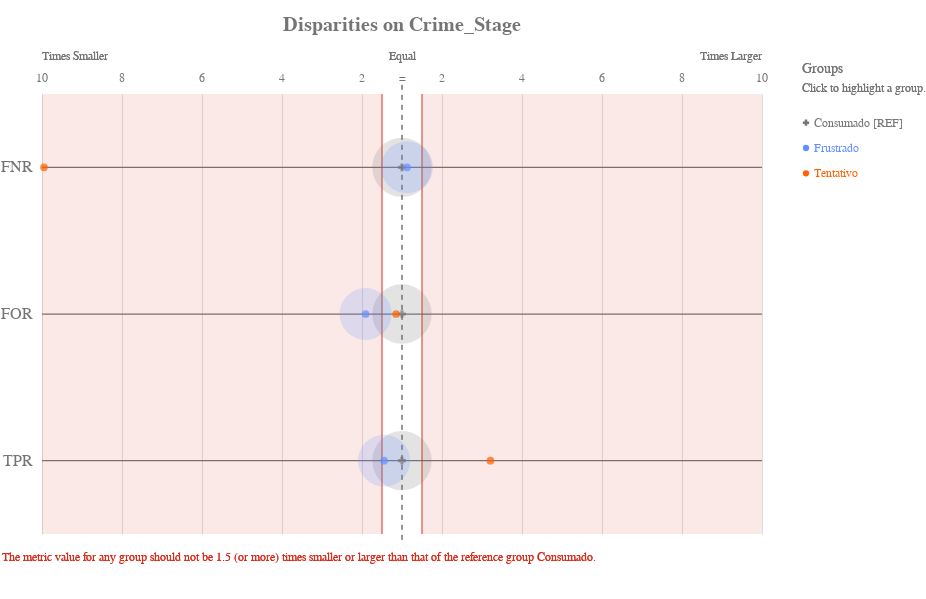

The notebook cell this image was saved under:
### Code cell
ap.disparity(grupo_definido, metrics, 'crime_stage', fairness_threshold = disparity_tolerance)

### Figure 1 — Vega-Lite specification as saved in the notebook (floating-point values rounded to 4 significant figures)
{"config": {"view": {"continuousWidth": 400, "continuousHeight": 300, "strokeWidth": 0}, "axisLeft": {"labelColor": "rgb(117,117,117)", "labelFont": "Arial", "labelFontSize": 16}, "title": {"align": "center", "baseline": "middle", "color": "rgb(117,117,117)", "font": "Arial", "fontSize": 20, "fontWeight": "bold"}}, "layer": [{"data": {"name": "data-4fe947e9bac16801741a7cd89bea1442"}, "mark": {"type": "rule", "stroke": "rgb(117,117,117)", "strokeWidth": 1.25, "tooltip": ""}, "encoding": {"x": {"type": "quantitative", "field": "x", "scale": {"domain": [-9, 9], "range": [40.0, 760.0]}}, "x2": {"field": "x2"}, "y": {"type": "nominal", "axis": {"domain": false, "labelAngle": 0, "labelPadding": -30, "orient": "left", "ticks": false, "title": ""}, "field": "metric", "scale": {"domain": ["FNR", "FOR", "TPR"], "range": [55.0, 495.0]}}}}, {"data": {"name": "data-79dd248bdaa0ea02c535240e8ad022c8"}, "mark": {"type": "rule", "stroke": "rgb(117,117,117)", "strokeDash": [5, 5], "strokeWidth": 1}, "encoding": {"tooltip": {"value": "Consumado [REF]"}, "x": {"value": 400.0}, "y": {"value": 45.83}, "y2": {"value": 504.2}}}, {"data": {"name": "data-15c462dbf0348bf03331943fd94093e5"}, "mark": {"type": "text", "align": "center", "color": "rgb(117,117,117)", "font": "Arial", "fontSize": 12, "fontWeight": "normal", "tooltip": ""}, "encoding": {"text": {"type": "nominal", "field": "label"}, "x": {"type": "quantitative", "field": "value", "scale": {"domain": [-9, 9], "range": [40.0, 760.0]}}, "y": {"value": 38.5}}}, {"layer": [{"mark": {"type": "text", "align": "left", "fill": "rgb(117,117,117)", "font": "Arial", "fontSize": 12, "fontWeight": "normal", "tooltip": ""}, "encoding": {"text": {"value": "Times Smaller"}, "x": {"value": 40.0}, "y": {"value": 16.5}}}, {"mark": {"type": "text", "align": "right", "fill": "rgb(117,117,117)", "font": "Arial", "fontSize": 12, "fontWeight": "normal", "tooltip": ""}, "encoding": {"text": {"value": "Times Larger"}, "x": {"value": 760.0}, "y": {"value": 16.5}}}, {"mark": {"type": "text", "align": "center", "fill": "rgb(117,117,117)", "font": "Arial", "fontSize": 12, "fontWeight": "normal", "tooltip": ""}, "encoding": {"text": {"value": "Equal"}, "x": {"value": 400.0}, "y": {"value": 16.5}}}], "data": {"name": "data-79dd248bdaa0ea02c535240e8ad022c8"}}, {"layer": [{"mark": {"type": "rule", "opacity": 0.8, "stroke": "rgb(217, 46, 28)", "strokeWidth": 1.25, "tooltip": ""}, "encoding": {"x": {"type": "quantitative", "field": "min", "scale": {"domain": [-9, 9], "range": [40.0, 760.0]}}, "y": {"value": 55.0}, "y2": {"value": 495.0}}}, {"mark": {"type": "rule", "opacity": 0.8, "stroke": "rgb(217, 46, 28)", "strokeWidth": 1.25, "tooltip": ""}, "encoding": {"x": {"type": "quantitative", "field": "max", "scale": {"domain": [-9, 9], "range": [40.0, 760.0]}}, "y": {"value": 55.0}, "y2": {"value": 495.0}}}, {"layer": [{"mark": {"type": "rect", "fill": "rgb(217, 46, 28)", "opacity": 0.1, "tooltip": ""}, "encoding": {"x": {"type": "quantitative", "field": "min", "scale": {"domain": [-9, 9], "range": [40.0, 760.0]}}, "x2": {"field": "lower_end"}, "y": {"value": 55.0}, "y2": {"value": 495.0}}}, {"mark": {"type": "rect", "fill": "rgb(217, 46, 28)", "opacity": 0.1, "tooltip": ""}, "encoding": {"x": {"type": "quantitative", "field": "max", "scale": {"domain": [-9, 9], "range": [40.0, 760.0]}}, "x2": {"field": "upper_end"}, "y": {"value": 55.0}, "y2": {"value": 495.0}}}]}, {"data": {"name": "data-79dd248bdaa0ea02c535240e8ad022c8"}, "mark": {"type": "text", "align": "left", "baseline": "top", "fill": "rgb(217, 46, 28)", "font": "Arial", "fontSize": 12, "fontWeight": "normal", "tooltip": ""}, "encoding": {"text": {"value": "The metric value for any group should not be 1.5 (or more) times smaller or larger than that of the reference group Consumado."}, "x": {"value": 0}, "y": {"value": 513.3}}}], "data": {"name": "data-015776ffde1095c1e653263e46837591"}}, {"layer": [{"mark": "circle"}, {"data": {"name": "data-b3b6840bae5289345e17e49d3d15d6c7"}, "mark": {"type": "circle", "opacity": 0.2}, "encoding": {"color": {"condition": {"type": "nominal", "field": "attribute_value", "legend": null, "scale": {"domain": ["Consumado", "Frustrado", "Tentativo"], "range": ["rgb(117,117,117)", "rgb(100, 143, 255)", "rgb(254, 97, 0)", "rgb(220, 38, 127)", "rgb(255, 176, 0)", "rgb(120, 94, 240)"]}, "selection": "selector049"}, "value": "rgb(224,224,224)"}, "size": {"type": "quantitative", "field": "group_size", "legend": null, "scale": {"domain": [0, 8122.0], "range": [0, 4224.0]}}, "tooltip": [{"type": "nominal", "field": "attribute_value", "title": "Group"}, {"type": "nominal", "field": "tooltip_group_size", "title": "Group Size"}, {"type": "nominal", "field": "tooltip_disparity_explanation_fnr", "title": "Disparity"}, {"type": "quantitative", "field": "fnr", "format": ".2f", "title": "FNR"}], "x": {"type": "quantitative", "axis": {"domain": false, "labels": false, "ticks": false, "title": null, "values": [1, 3, 5, 7, 9, -9, -7, -5, -3, -1]}, "field": "fnr_disparity_scaled", "scale": {"domain": [-9, 9], "range": [40.0, 760.0]}}, "y": {"type": "nominal", "axis": {"domain": false, "grid": false, "labels": false, "ticks": false, "title": " "}, "field": "metric_variable", "scale": {"domain": ["FNR", "FOR", "TPR"], "range": [55.0, 495.0]}}}, "selection": {"selector051": {"type": "multi", "empty": "all", "fields": ["attribute_value"]}}, "transform": [{"calculate": "'FNR'", "as": "metric_variable"}]}, {"data": {"name": "data-b3b6840bae5289345e17e49d3d15d6c7"}, "mark": {"type": "circle", "opacity": 0.2}, "encoding": {"color": {"condition": {"type": "nominal", "field": "attribute_value", "legend": null, "scale": {"domain": ["Consumado", "Frustrado", "Tentativo"], "range": ["rgb(117,117,117)", "rgb(100, 143, 255)", "rgb(254, 97, 0)", "rgb(220, 38, 127)", "rgb(255, 176, 0)", "rgb(120, 94, 240)"]}, "selection": "selector049"}, "value": "rgb(224,224,224)"}, "size": {"type": "quantitative", "field": "group_size", "legend": null, "scale": {"domain": [0, 8122.0], "range": [0, 4224.0]}}, "tooltip": [{"type": "nominal", "field": "attribute_value", "title": "Group"}, {"type": "nominal", "field": "tooltip_group_size", "title": "Group Size"}, {"type": "nominal", "field": "tooltip_disparity_explanation_for", "title": "Disparity"}, {"type": "quantitative", "field": "for", "format": ".2f", "title": "FOR"}], "x": {"type": "quantitative", "axis": {"domain": false, "labels": false, "ticks": false, "title": null, "values": [1, 3, 5, 7, 9, -9, -7, -5, -3, -1]}, "field": "for_disparity_scaled", "scale": {"domain": [-9, 9], "range": [40.0, 760.0]}}, "y": {"type": "nominal", "axis": {"domain": false, "grid": false, "labels": false, "ticks": false, "title": " "}, "field": "metric_variable", "scale": {"domain": ["FNR", "FOR", "TPR"], "range": [55.0, 495.0]}}}, "selection": {"selector053": {"type": "multi", "empty": "all", "fields": ["attribute_value"]}}, "transform": [{"calculate": "'FOR'", "as": "metric_variable"}]}, {"data": {"name": "data-b3b6840bae5289345e17e49d3d15d6c7"}, "mark": {"type": "circle", "opacity": 0.2}, "encoding": {"color": {"condition": {"type": "nominal", "field": "attribute_value", "legend": null, "scale": {"domain": ["Consumado", "Frustrado", "Tentativo"], "range": ["rgb(117,117,117)", "rgb(100, 143, 255)", "rgb(254, 97, 0)", "rgb(220, 38, 127)", "rgb(255, 176, 0)", "rgb(120, 94, 240)"]}, "selection": "selector049"}, "value": "rgb(224,224,224)"}, "size": {"type": "quantitative", "field": "group_size", "legend": null, "scale": {"domain": [0, 8122.0], "range": [0, 4224.0]}}, "tooltip": [{"type": "nominal", "field": "attribute_value", "title": "Group"}, {"type": "nominal", "field": "tooltip_group_size", "title": "Group Size"}, {"type": "nominal", "field": "tooltip_disparity_explanation_tpr", "title": "Disparity"}, {"type": "quantitative", "field": "tpr", "format": ".2f", "title": "TPR"}], "x": {"type": "quantitative", "axis": {"domain": false, "labels": false, "ticks": false, "title": null, "values": [1, 3, 5, 7, 9, -9, -7, -5, -3, -1]}, "field": "tpr_disparity_scaled", "scale": {"domain": [-9, 9], "range": [40.0, 760.0]}}, "y": {"type": "nominal", "axis": {"domain": false, "grid": false, "labels": false, "ticks": false, "title": " "}, "field": "metric_variable", "scale": {"domain": ["FNR", "FOR", "TPR"], "range": [55.0, 495.0]}}}, "selection": {"selector055": {"type": "multi", "empty": "all", "fields": ["attribute_value"]}}, "transform": [{"calculate": "'TPR'", "as": "metric_variable"}]}, {"layer": [{"mark": "point"}, {"data": {"name": "data-b3b6840bae5289345e17e49d3d15d6c7"}, "mark": {"type": "point", "filled": true, "size": 60}, "encoding": {"color": {"condition": {"type": "nominal", "field": "attribute_value", "legend": null, "scale": {"domain": ["Consumado", "Frustrado", "Tentativo"], "range": ["rgb(117,117,117)", "rgb(100, 143, 255)", "rgb(254, 97, 0)", "rgb(220, 38, 127)", "rgb(255, 176, 0)", "rgb(120, 94, 240)"]}, "selection": "selector049"}, "value": "rgb(224,224,224)"}, "shape": {"type": "nominal", "field": "attribute_value", "legend": null, "scale": {"domain": ["Consumado", "Frustrado", "Tentativo"], "range": ["cross", "circle", "circle"]}}, "tooltip": [{"type": "nominal", "field": "attribute_value", "title": "Group"}, {"type": "nominal", "field": "tooltip_group_size", "title": "Group Size"}, {"type": "nominal", "field": "tooltip_disparity_explanation_fnr", "title": "Disparity"}, {"type": "quantitative", "field": "fnr", "format": ".2f", "title": "FNR"}], "x": {"type": "quantitative", "axis": {"domain": false, "labels": false, "ticks": false, "title": null, "values": [1, 3, 5, 7, 9, -9, -7, -5, -3, -1]}, "field": "fnr_disparity_scaled", "scale": {"domain": [-9, 9], "range": [40.0, 760.0]}}, "y": {"type": "nominal", "axis": {"domain": false, "grid": false, "labels": false, "ticks": false, "title": " "}, "field": "metric_variable", "scale": {"domain": ["FNR", "FOR", "TPR"], "range": [55.0, 495.0]}}}, "selection": {"selector050": {"type": "multi", "empty": "all", "fields": ["attribute_value"]}}, "transform": [{"calculate": "'FNR'", "as": "metric_variable"}]}, {"data": {"name": "data-b3b6840bae5289345e17e49d3d15d6c7"}, "mark": {"type": "point", "filled": true, "size": 60}, "encoding": {"color": {"condition": {"type": "nominal", "field": "attribute_value", "legend": null, "scale": {"domain": ["Consumado", "Frustrado", "Tentativo"], "range": ["rgb(117,117,117)", "rgb(100, 143, 255)", "rgb(254, 97, 0)", "rgb(220, 38, 127)", "rgb(255, 176, 0)", "rgb(120, 94, 240)"]}, "selection": "selector049"}, "value": "rgb(224,224,224)"}, "shape": {"type": "nominal", "field": "attribute_value", "legend": null, "scale": {"domain": ["Consumado", "Frustrado", "Tentativo"], "range": ["cross", "circle", "circle"]}}, "tooltip": [{"type": "nominal", "field": "attribute_value", "title": "Group"}, {"type": "nominal", "field": "tooltip_group_size", "title": "Group Size"}, {"type": "nominal", "field": "tooltip_disparity_explanation_for", "title": "Disparity"}, {"type": "quantitative", "field": "for", "format": ".2f", "title": "FOR"}], "x": {"type": "quantitative", "axis": {"domain": false, "labels": false, "ticks": false, "title": null, "values": [1, 3, 5, 7, 9, -9, -7, -5, -3, -1]}, "field": "for_disparity_scaled", "scale": {"domain": [-9, 9], "range": [40.0, 760.0]}}, "y": {"type": "nominal", "axis": {"domain": false, "grid": false, "labels": false, "ticks": false, "title": " "}, "field": "metric_variable", "scale": {"domain": ["FNR", "FOR", "TPR"], "range": [55.0, 495.0]}}}, "selection": {"selector052": {"type": "multi", "empty": "all", "fields": ["attribute_value"]}}, "transform": [{"calculate": "'FOR'", "as": "metric_variable"}]}, {"data": {"name": "data-b3b6840bae5289345e17e49d3d15d6c7"}, "mark": {"type": "point", "filled": true, "size": 60}, "encoding": {"color": {"condition": {"type": "nominal", "field": "attribute_value", "legend": null, "scale": {"domain": ["Consumado", "Frustrado", "Tentativo"], "range": ["rgb(117,117,117)", "rgb(100, 143, 255)", "rgb(254, 97, 0)", "rgb(220, 38, 127)", "rgb(255, 176, 0)", "rgb(120, 94, 240)"]}, "selection": "selector049"}, "value": "rgb(224,224,224)"}, "shape": {"type": "nominal", "field": "attribute_value", "legend": null, "scale": {"domain": ["Consumado", "Frustrado", "Tentativo"], "range": ["cross", "circle", "circle"]}}, "tooltip": [{"type": "nominal", "field": "attribute_value", "title": "Group"}, {"type": "nominal", "field": "tooltip_group_size", "title": "Group Size"}, {"type": "nominal", "field": "tooltip_disparity_explanation_tpr", "title": "Disparity"}, {"type": "quantitative", "field": "tpr", "format": ".2f", "title": "TPR"}], "x": {"type": "quantitative", "axis": {"domain": false, "labels": false, "ticks": false, "title": null, "values": [1, 3, 5, 7, 9, -9, -7, -5, -3, -1]}, "field": "tpr_disparity_scaled", "scale": {"domain": [-9, 9], "range": [40.0, 760.0]}}, "y": {"type": "nominal", "axis": {"domain": false, "grid": false, "labels": false, "ticks": false, "title": " "}, "field": "metric_variable", "scale": {"domain": ["FNR", "FOR", "TPR"], "range": [55.0, 495.0]}}}, "selection": {"selector054": {"type": "multi", "empty": "all", "fields": ["attribute_value"]}}, "transform": [{"calculate": "'TPR'", "as": "metric_variable"}]}]}]}, {"layer": [{"mark": {"type": "point", "filled": true, "opacity": 1, "size": 39.48}, "encoding": {"color": {"condition": {"type": "nominal", "field": "attribute_value", "legend": null, "scale": {"domain": ["Consumado", "Frustrado", "Tentativo"], "range": ["rgb(117,117,117)", "rgb(100, 143, 255)", "rgb(254, 97, 0)", "rgb(220, 38, 127)", "rgb(255, 176, 0)", "rgb(120, 94, 240)"]}, "selection": "selector049"}, "value": "rgb(224,224,224)"}, "shape": {"type": "nominal", "field": "attribute_value", "legend": null, "scale": {"domain": ["Consumado", "Frustrado", "Tentativo"], "range": ["cross", "circle", "circle"]}}, "x": {"value": 804}, "y": {"type": "nominal", "axis": {"domain": false, "grid": false, "labels": false, "ticks": false, "title": " "}, "field": "attribute_value", "scale": {"domain": ["Consumado", "Frustrado", "Tentativo"], "range": [71, 147]}}}, "selection": {"selector049": {"type": "multi", "empty": "all", "fields": ["attribute_value"]}}}, {"mark": {"type": "text", "align": "left", "baseline": "middle", "font": "Arial", "fontSize": 12, "fontWeight": "normal"}, "encoding": {"color": {"condition": {"type": "nominal", "field": "attribute_value", "legend": null, "scale": {"domain": ["Consumado", "Frustrado", "Tentativo"], "range": ["rgb(117,117,117)", "rgb(100, 143, 255)", "rgb(254, 97, 0)", "rgb(220, 38, 127)", "rgb(255, 176, 0)", "rgb(120, 94, 240)"]}, "selection": "selector049"}, "value": "rgb(224,224,224)"}, "text": {"type": "nominal", "field": "label"}, "x": {"value": 812}, "y": {"type": "nominal", "axis": {"domain": false, "grid": false, "labels": false, "ticks": false, "title": " "}, "field": "attribute_value", "scale": {"domain": ["Consumado", "Frustrado", "Tentativo"], "range": [71, 147]}}}, "selection": {"selector056": {"type": "multi", "empty": "all", "fields": ["attribute_value"]}}}, {"data": {"name": "data-79dd248bdaa0ea02c535240e8ad022c8"}, "mark": {"type": "text", "align": "left", "baseline": "middle", "color": "rgb(117,117,117)", "font": "Arial", "fontSize": 12, "fontWeight": "normal"}, "encoding": {"text": {"value": "Click to highlight a group."}, "x": {"value": 800}, "y": {"value": 49}}}, {"data": {"name": "data-79dd248bdaa0ea02c535240e8ad022c8"}, "mark": {"type": "text", "align": "left", "baseline": "middle", "color": "rgb(117,117,117)", "font": "Arial", "fontSize": 14, "fontWeight": "normal"}, "encoding": {"text": {"value": "Groups"}, "x": {"value": 800}, "y": {"value": 30}}}], "data": {"name": "data-5f460b2281ce654008106d954be18b1d"}}], "height": 550, "padding": {"top": 15, "bottom": 10}, "resolve": {"scale": {"size": "independent", "y": "independent"}}, "title": "Disparities on Crime_Stage", "width": 800, "$schema": "https://vega.github.io/schema/vega-lite/v4.8.1.json", "datasets": {"data-4fe947e9bac16801741a7cd89bea1442": [{"metric": "FNR", "x": -9, "x2": 9}, {"metric": "FOR", "x": -9, "x2": 9}, {"metric": "TPR", "x": -9, "x2": 9}], "data-79dd248bdaa0ea02c535240e8ad022c8": [{"a": 1, "b": 0}, {"a": 1, "b": 0}], "data-15c462dbf0348bf03331943fd94093e5": [{"value": 1, "label": 2}, {"value": 3, "label": 4}, {"value": 5, "label": 6}, {"value": 7, "label": 8}, {"value": 9, "label": 10}, {"value": -9, "label": 10}, {"value": -7, "label": 8}, {"value": -5, "label": 6}, {"value": -3, "label": 4}, {"value": -1, "label": 2}, {"value": 0, "label": "="}], "data-015776ffde1095c1e653263e46837591": [{"min": -0.5, "max": 0.5, "lower_end": -9, "upper_end": 9}], "data-b3b6840bae5289345e17e49d3d15d6c7": [{"attribute_name": "crime_stage", "attribute_value": "Consumado", "group_size": 6768, "total_entities": 11987, "fnr": 0.7108, "for": 0.287, "tpr": 0.2892, "fnr_disparity": 1.0, "for_disparity": 1.0, "tpr_disparity": 1.0, "fnr_disparity_scaled": 0.0, "for_disparity_scaled": 0.0, "tpr_disparity_scaled": 0.0, "tooltip_group_size": "6,768 (56.46%)", "tooltip_disparity_explanation_fnr": "Reference group", "tooltip_disparity_explanation_for": "Reference group", "tooltip_disparity_explanation_tpr": "Reference group"}, {"attribute_name": "crime_stage", "attribute_value": "Frustrado", "group_size": 5191, "total_entities": 11987, "fnr": 0.8002, "for": 0.1502, "tpr": 0.1998, "fnr_disparity": 1.126, "for_disparity": 0.5233, "tpr_disparity": 0.6907, "fnr_disparity_scaled": 0.1259, "for_disparity_scaled": -0.9111, "tpr_disparity_scaled": -0.4478, "tooltip_group_size": "5,191 (43.31%)", "tooltip_disparity_explanation_fnr": "1.13 times larger FNR than the reference group", "tooltip_disparity_explanation_for": "1.91 times smaller FOR than the reference group", "tooltip_disparity_explanation_tpr": "1.45 times smaller TPR than the reference group"}, {"attribute_name": "crime_stage", "attribute_value": "Tentativo", "group_size": 28, "total_entities": 11987, "fnr": 0.07143, "for": 0.25, "tpr": 0.9286, "fnr_disparity": 0.1005, "for_disparity": 0.871, "tpr_disparity": 3.21, "fnr_disparity_scaled": -8.951, "for_disparity_scaled": -0.1481, "tpr_disparity_scaled": 2.21, "tooltip_group_size": "28 (0.23%)", "tooltip_disparity_explanation_fnr": "9.95 times smaller FNR than the reference group", "tooltip_disparity_explanation_for": "1.15 times smaller FOR than the reference group", "tooltip_disparity_explanation_tpr": "3.21 times larger TPR than the reference group"}], "data-5f460b2281ce654008106d954be18b1d": [{"attribute_value": "Consumado", "label": "Consumado [REF]"}, {"attribute_value": "Frustrado", "label": "Frustrado"}, {"attribute_value": "Tentativo", "label": "Tentativo"}]}}
